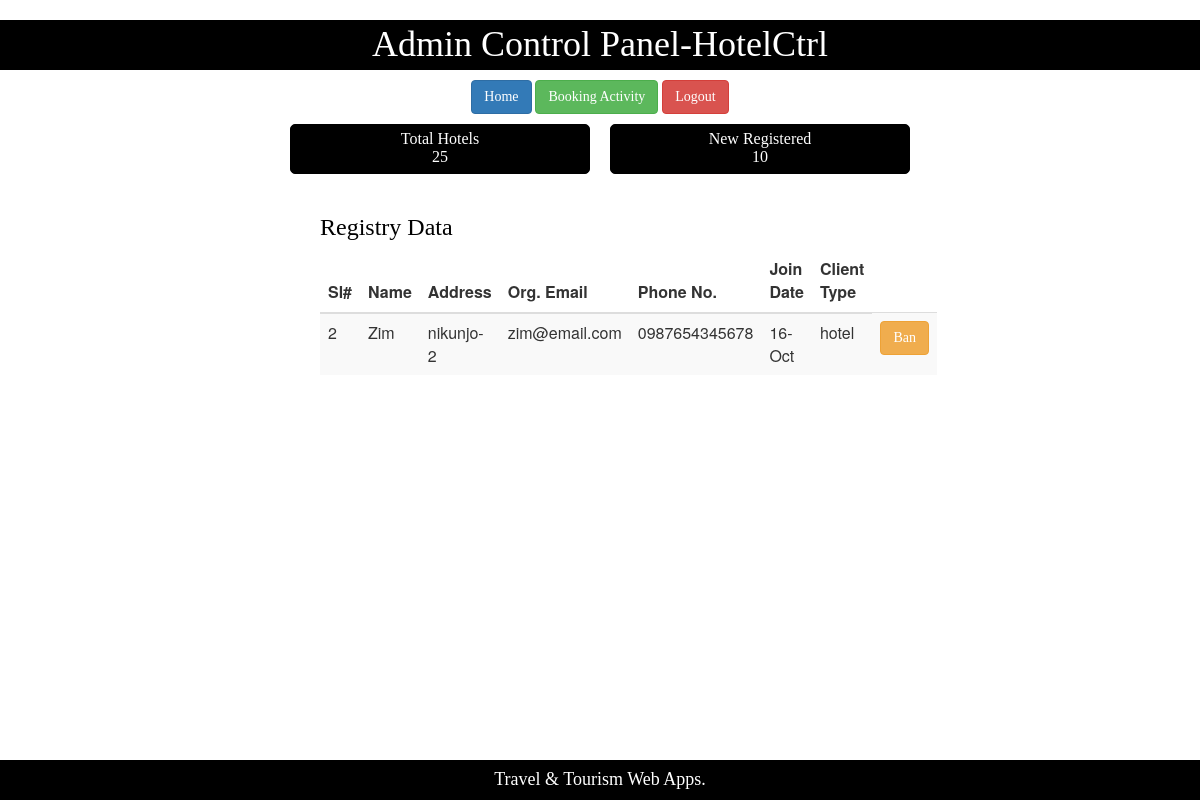
The app's page /Admin_HotelDetails.php with its own data.
### tables this page shows
CREATE TABLE `profile` (
  `sl` int(5) NOT NULL,
  `name` varchar(30) DEFAULT 'null',
  `address` varchar(50) DEFAULT 'null',
  `email` varchar(30) NOT NULL,
  `phone_no` varchar(20) DEFAULT 'null',
  `join_date` varchar(6) NOT NULL DEFAULT current_timestamp(),
  `type` varchar(30) NOT NULL,
  `status` varchar(30) NOT NULL DEFAULT 'active'
);

### models/db_config.php (called while the page is built, shortened)
<?php
	$db_server="localhost";
	$db_user="root";
	$db_password="";
	$db_name="wt_sp21_f";
	function get($query){
		global $db_server,$db_user,$db_password,$db_name;
		$conn = mysqli_connect($db_server,$db_user,$db_password,$db_name);
		$result = mysqli_query($conn,$query);
		$data=array();
		if(mysqli_num_rows($result) > 0){
			while($row=mysqli_fetch_assoc($result)){
				$data[] = $row;
			}
		}
		return $data;
	}
?>

### controllers/Admin_HotelController.php (called while the page is built, shortened)
<?php
require_once "models/db_config.php";
function getAllInfo()
{
    $query="SELECT * from profile WHERE type='hotel'";
    $result = get($query);
    return $result;
}
?>

### Admin_HotelDetails.php (the view, shortened to what this page needs)
<?php
include 'Admin_Hotel_Header.php';
require_once "controllers/Admin_HotelController.php";
$result = getAllInfo();
?>
<div>
	<table  align="center">
		<tr>
			<td>
				<div class="card">
				<span class="text-white"> Total Hotels <br>
					25
				</span>
				</div>
			</td>
			<td>
				<div class="card">
				<span class="text-white"> New Registered <br>
					10
				</span>
				</div>
			</td>
		</tr>
	</table>
</div>
<div class="center">
	<h3 class="text">Registry Data</h3>
	<table class="table table-striped">
		<thead>
			<th>Sl#</th>
			<th>Name</th>
			<th>Address</th>
			<th>Org. Email</th>
			<th>Phone No.</th>
			<th>Join Date</th>
			<th>Client Type</th>
		</thead>
		<?php
		foreach($result as $row):?>
		<tbody>
			<td><?php echo $row["sl"];?></td>
			<td><?php echo $row["name"];?></td>
			<td><?php echo $row["address"];?></td>
			<td><?php echo $row["email"];?></td>
			<td><?php echo $row["phone_no"]?></td>
			<td><?php echo $row["join_date"];?></td>
			<td><?php echo $row["type"];?></td>
            <td><a href="controllers/Admin_BanController.php?id=<?php echo $row['sl'];?>" class="btn btn-warning">Ban</a></td>
		</tbody>
		<?php endforeach;?>
	</table>
</div>
<?php include 'Admin_Home_Footer.php';?>

### styles/mystyle.css (style rules this page uses)
body { background-color:white; padding:0px; }
.card { border:1px solid black; width:300px; height:50px; margin-left:10px; margin-right:10px; margin-top:10px; border-radius: 5px; text-align: center; background-color:black; padding:5px; }
.text { font-family:consolas; color:black; }
.text-white { font-family:consolas; color:white; }
.center { margin: 0 auto; width:50% ; padding:20px; }
.btn { font-family:consolas; }

### records on screen
profile: sl "2", name "Zim", address "nikunjo-2", email "zim@email.com", phone_no "0987654345678", join_date "16-Oct", type "hotel"
